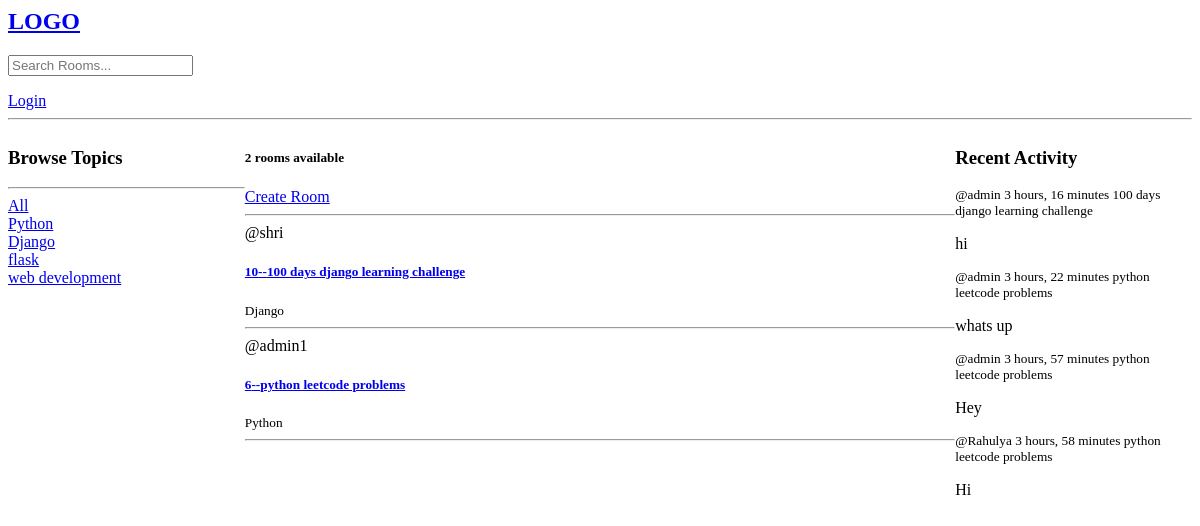
Before: / with the older database file.
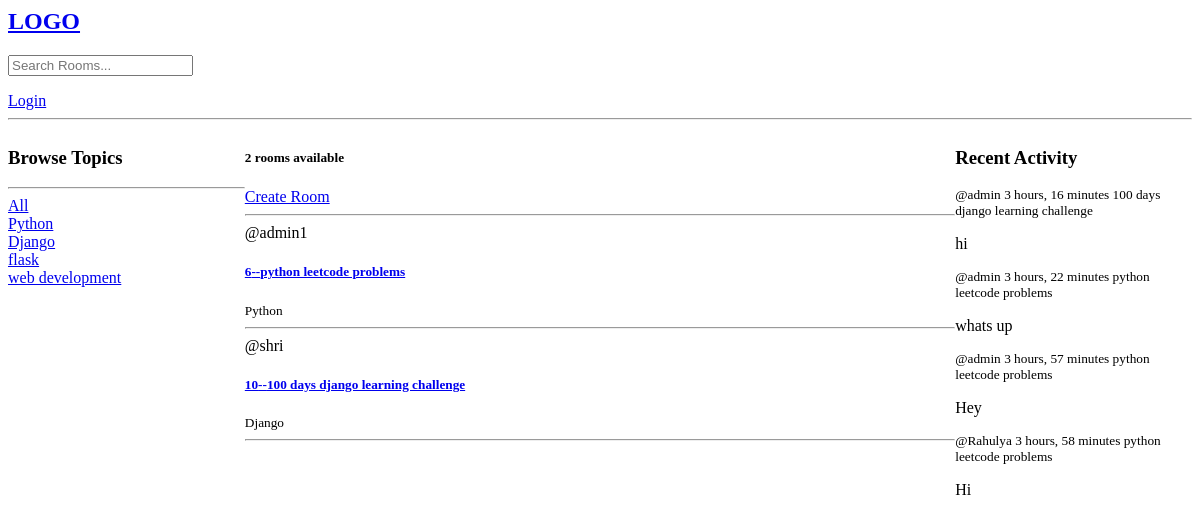
After: the same page with the newer database file.
### base/models.py (models this page shows, shortened)
class Topic(models.Model):
    name = models.CharField(max_length=200)

class Room(models.Model):
    host = models.ForeignKey(User, on_delete=models.SET_NULL, null=True,blank=True)
    topic = models.ForeignKey(Topic, on_delete=models.SET_NULL, null=True, blank=True)
    name = models.CharField(max_length=100)
    description = models.TextField(null=True, blank=True)
    paraticipants = models.ManyToManyField(User, related_name='participants', blank=True)
    updated = models.DateTimeField(auto_now=True)
    created = models.DateTimeField(auto_now_add=True)
    def __str__(self):
        return self.name
    class Meta:
        ordering = ('-updated','-created')

class Message(models.Model):
    user = models.ForeignKey(User, on_delete=models.CASCADE)
    room = models.ForeignKey(Room, on_delete=models.CASCADE)
    body = models.TextField()
    updated = models.DateTimeField(auto_now=True)
    created = models.DateTimeField(auto_now_add=True)
    def __str__(self):
        return self.body[0:50]
    class Meta:
        ordering = ('-updated','-created')

### base/views.py (the view)
# urls.py: path('',views.home,name='home'),
def home(request):
    q = request.GET.get('q') if request.GET.get('q') !=  None  else ''
    rooms = Room.objects.filter(
        Q(topic__name__icontains = q) |
        Q(name__icontains = q) |
        Q(description__icontains = q)
    )
    room_messages = Message.objects.all()
    topics = Topic.objects.all()
    room_count = rooms.count()
    context = {'rooms':rooms, 'topics':topics,'room_count':room_count, 'room_messages':room_messages}
    return render(request, 'base/home.html',context)

### base/templates/base/home.html (shortened to what this page needs)
{% extends "main.html" %} {% block content %}
<div class="home-container">
  <div>
    <h3>Browse Topics</h3>
    <hr />
    <div>
      <a href=" {% url 'home'%}">All</a>
    </div>
    {% for topic in topics %}
    <div>
      <a href=" {% url 'home'%}?q={{topic.name}}">{{topic.name}}</a>
    </div>
    {% endfor %}
  </div>
  <div>
    <h5>{{room_count}} rooms available</h5>
    <a href="{% url 'create-room' %}">Create Room </a>
    <hr />
    {% for room in rooms %}
    <div>
      <span> @{{room.host.username}}</span>
      <h5>
        <a href=" {% url 'room' room.id %}">{{room.id}}--{{room.name}} </a>
      </h5>
      <small>{{room.topic.name}}</small><br />
      <hr />
    </div>
    {% endfor %}
  </div>
  <div>
    <h3>Recent Activity</h3>
    {% for message in room_messages %}
    <div>
      <small>@{{message.user}}  {{message.created|timesince}} </small>
      <small>{{message.room}}</small>
      <p>{{message}}</p>
    </div>
    {% endfor %}
  </div>
</div>
{% endblock %}

Changed rows visible on the page:
changed Room "python leetcode problems": moves up the list
